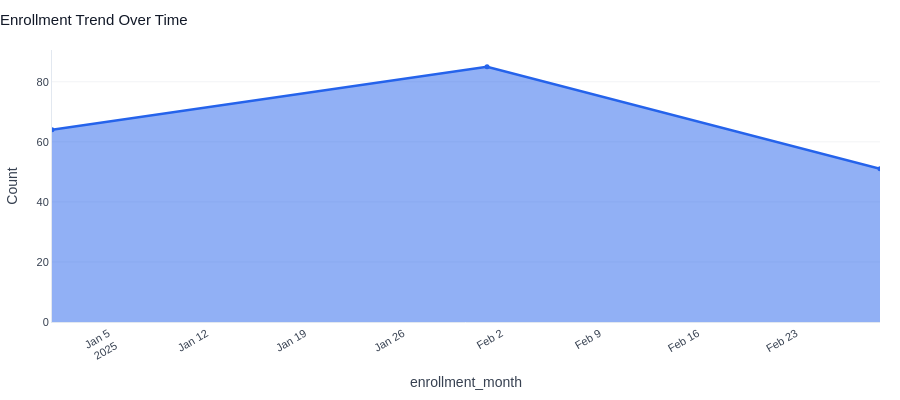

Source (notebook cell):
### Code cell
enroll_trend = (students.groupby('enrollment_month').size()
                .reset_index(name='Count').sort_values('enrollment_month'))
fig = px.area(enroll_trend, x='enrollment_month', y='Count',
              color_discrete_sequence=[PALETTE['primary']], markers=True)
fig.update_traces(line_width=2.5, marker_size=5)
clean_layout(fig, 'Enrollment Trend Over Time')
fig.update_xaxes(tickangle=-30)
fig.show()

### Figure 1 — Plotly figure (JSON) as saved in the notebook; plotly's stock layout.template omitted (floating-point values rounded to 4 significant figures)
{"data": [{"fillpattern": {"shape": ""}, "hovertemplate": "enrollment_month=%{x}<br>Count=%{y}<extra></extra>", "legendgroup": "", "line": {"color": "#2563EB", "width": 2.5}, "marker": {"size": 5, "symbol": "circle"}, "mode": "lines+markers", "name": "", "orientation": "v", "showlegend": false, "stackgroup": "1", "type": "scatter", "x": ["2025-01", "2025-02", "2025-03"], "xaxis": "x", "y": [64, 85, 51], "yaxis": "y"}], "layout": {"font": {"color": "#374151", "family": "Arial", "size": 12}, "height": 400, "legend": {"bgcolor": "rgba(0,0,0,0)", "font": {"size": 11}, "orientation": "h", "tracegroupgap": 0, "x": 1, "xanchor": "right", "y": 1.02, "yanchor": "bottom"}, "margin": {"b": 20, "l": 20, "r": 20, "t": 50}, "paper_bgcolor": "white", "plot_bgcolor": "white", "title": {"font": {"color": "#111827", "size": 15}, "text": "Enrollment Trend Over Time", "x": 0}, "xaxis": {"anchor": "y", "domain": [0, 1], "linecolor": "#E2E8F0", "showgrid": false, "tickangle": -30, "tickfont": {"size": 11}, "title": {"text": "enrollment_month"}}, "yaxis": {"anchor": "x", "domain": [0, 1], "gridcolor": "#F3F4F6", "linecolor": "#E2E8F0", "tickfont": {"size": 11}, "title": {"text": "Count"}}}}
